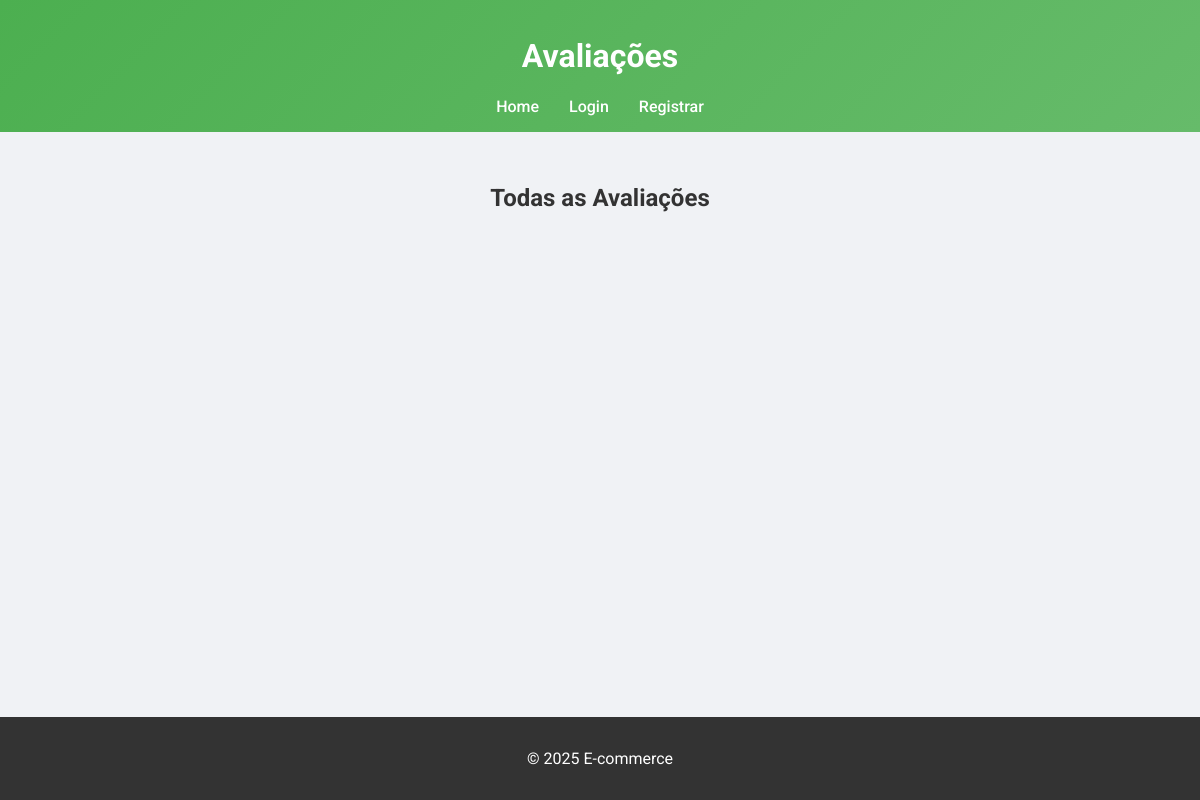
Before: /avaliacoes with the older database file.
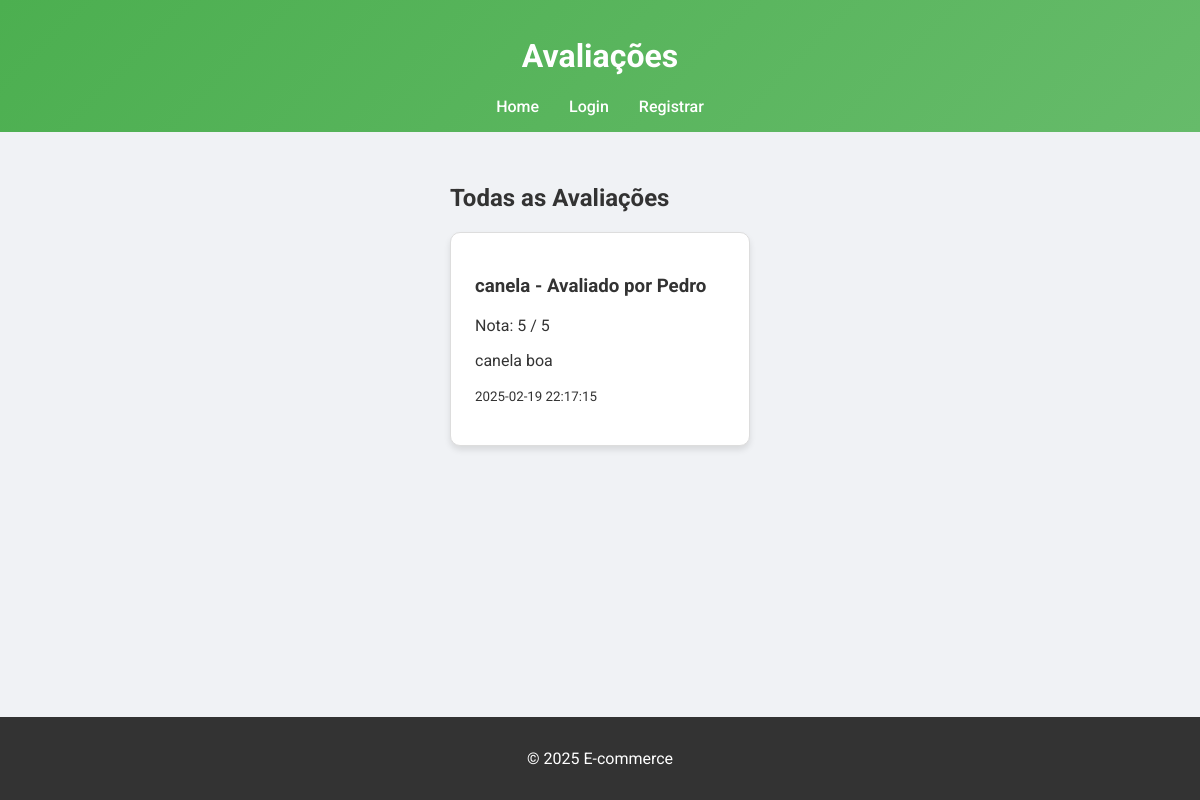
After: the same page with the newer database file.
### tables this page shows
CREATE TABLE avaliacoes (
                                    id INTEGER PRIMARY KEY AUTOINCREMENT,
                                    product_id INTEGER NOT NULL,
                                    username TEXT NOT NULL,
                                    rating INTEGER NOT NULL,
                                    comment TEXT,
                                    data TIMESTAMP DEFAULT CURRENT_TIMESTAMP,
                                    FOREIGN KEY(product_id) REFERENCES produtos(id));

CREATE TABLE produtos (
                                    id INTEGER PRIMARY KEY AUTOINCREMENT,
                                    nome TEXT NOT NULL,
                                    preco REAL NOT NULL,
                                    quantidade INTEGER NOT NULL DEFAULT 0,
                                    username TEXT NOT NULL);

### controllers.py (the view)
@bp.route('/avaliacoes')
def avaliacoes():
    from models import DatabaseManager
    with DatabaseManager.get_connection() as conn:
        cursor = conn.cursor()
        cursor.execute("""
           SELECT a.id, a.product_id, a.username, a.rating, a.comment, a.data, p.nome
           FROM avaliacoes a
           JOIN produtos p ON a.product_id = p.id
           ORDER BY a.data DESC
         """)
        avaliacoes_data = cursor.fetchall()
    return render_template('avaliacoes.html', avaliacoes=avaliacoes_data, username=session.get('username'))

### models.py (called while the page is built)
    @staticmethod
    def get_connection():
        return sqlite3.connect(db_path)

### templates/avaliacoes.html (shortened to what this page needs)
<!DOCTYPE html>
<html lang="pt-BR">
  <head>
    <link rel="stylesheet" href="/static/style.css" />
  </head>
  <body>
    <header>
      <h1>Avaliações</h1>
      <nav>
        <a href="/">Home</a>
        {% if username %}
        <a href="/admin">Painel Administrativo</a>
        <a href="/carrinho">Carrinho</a>
        <a href="/historico">Histórico</a>
        <a href="/logout">Logout</a>
        {% else %}
        <a href="/login">Login</a>
        <a href="/register">Registrar</a>
        {% endif %}
      </nav>
    </header>
    <main>
      <h2>Todas as Avaliações</h2>
      <div class="avaliacoes-list">
        {% for avaliacao in avaliacoes %}
        <div class="avaliacao-card">
          <h3>{{ avaliacao[6] }} - Avaliado por {{ avaliacao[2] }}</h3>
          <p>Nota: {{ avaliacao[3] }} / 5</p>
          <p>{{ avaliacao[4] }}</p>
          <p><small>{{ avaliacao[5] }}</small></p>
        </div>
        {% endfor %}
      </div>
    </main>
    <footer>
      <p>&copy; 2025 E-commerce</p>
    </footer>
  </body>
</html>

Changed rows visible on the page:
added avaliacoes: nome "canela", username "Pedro", rating "5", comment "canela boa", data "2025-02-19 22:17:15"
